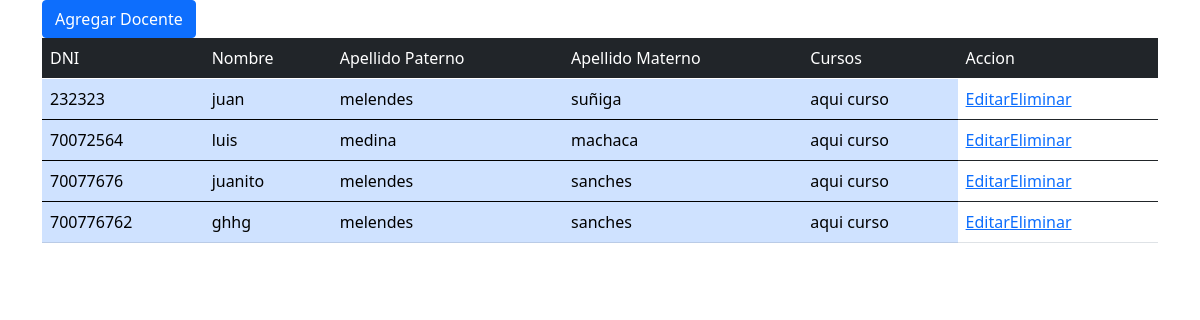
Page /docentes on the committed database.
### app.py (models this page shows)
class Docente(db.Model):
	dniDocente=db.Column(db.Integer, primary_key=True)
	nombre=db.Column(db.String(50), nullable=False)
	apePaterno=db.Column(db.String(50),nullable=False)
	apeMaterno=db.Column(db.String(50),nullable=False)
	contrasenia=db.Column(db.String(80), nullable=False)
	cursos=db.relationship('Curso', backref='docente', lazy=True)#esto es para que desde la lista de cursos se acceda a los campos de Docente

### app.py (the view)
@app.route("/docentes", methods=["GET"])
def docentes():
	docQuery=Docente.query.all()
	for doc in docQuery:
		print(doc.dniDocente)
	return render_template("docentes.html", docentes=docQuery)

### templates/docentes.html (shortened to what this page needs)
<!DOCTYPE html>
<html lang="en">
<head>
    <link href="https://cdn.jsdelivr.net/npm/bootstrap@5.0.2/dist/css/bootstrap.min.css" rel="stylesheet">
</head>
<body>
    <div class="container-sm">
    <button type="button" class="btn btn-primary" data-bs-toggle="modal" data-bs-target="#staticBackdrop">Agregar Docente</button>
    <table class="table">
        <thead class="table-dark">
            <tr>
                <td>DNI</td>
                <td>Nombre</td>
                <td>Apellido Paterno</td>
                <td>Apellido Materno</td>
                <td>Cursos</td>
                <td>Accion</td>
            </tr>
        </thead>
        {% for docente in docentes %}
        <tbody>
            <tr>
                <td class="table-primary">{{ docente.dniDocente }}</td>
                <td class="table-primary">{{ docente.nombre }}</td>
                <td class="table-primary">{{ docente.apePaterno }}</td>
                <td class="table-primary">{{ docente.apeMaterno }}</td>
                <td class="table-primary">aqui curso</td>
                <td><a href="">Editar</a><a href="">Eliminar</a></td>
            </tr>
        </tbody>
        {% endfor %}
    </table>
    </div>
</body>
</html>

### rows in the picture
Docente: dniDocente "232323", nombre "juan", apePaterno "melendes", apeMaterno "suñiga"
Docente: dniDocente "70072564", nombre "luis", apePaterno "medina", apeMaterno "machaca"
Docente: dniDocente "70077676", nombre "juanito", apePaterno "melendes", apeMaterno "sanches"
Docente: dniDocente "700776762", nombre "ghhg", apePaterno "melendes", apeMaterno "sanches"
